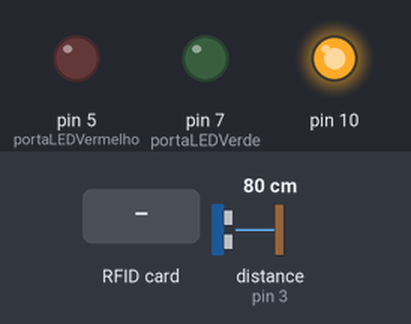
This sketch was run on a simulated Arduino Uno, built with avr-gcc and run on an emulated ATmega328P. Shown: output pins drawn as LEDs (lit = HIGH). The inputs (shaded band) are chosen by the test bench; at power-on: distance to the obstacle (sensor on pin 3) 80 cm. The echo pulse lasts 58.3 µs per cm; WiFi joins after 1.5 s; servers stay silent unless stated; no MQTT or app messages arrive unless stated; what the sketch prints to the serial monitor is not drawn.

Above: at 1.2 s.
1.3 s: RFID card 5E 7A 19 C4 held to the reader
At 2.1 s:
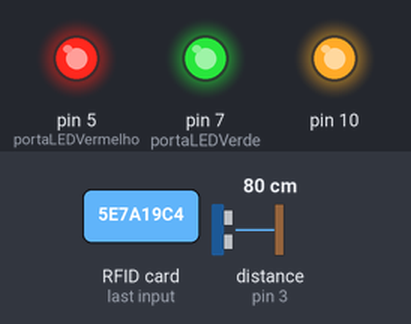
Timing chart, 0 to 4.3 s (numbered marks = the images above; inputs shaded):
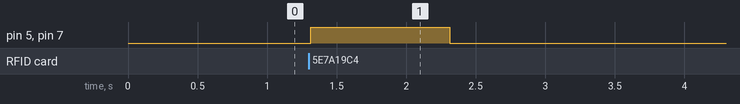

Measured:
- after the input at 1.3 s, pin 5 (portaLEDVermelho), pin 7 (portaLEDVerde): LOW → HIGH at once, → LOW 1.0 s later

The sketch:

moduloAmbiente1.ino
```cpp
#include <MFRC522.h>

#include <SPI.h>
#include <Ethernet.h>
#include <PubSubClient.h>
#include <Ultrasonic.h>


// configurações de rede
byte mac[]    = {  0xDE, 0xED, 0xBA, 0xFE, 0xFE, 0xED }; // endereço MAC
IPAddress ip(192, 168, 1, 120); // ip da interface de rede


// configurações MQTT
#define MQTT_BROKER  "192.168.1.100"  //URL do broker MQTT
#define MQTT_PORT  1883  // Porta do Broker MQTT
#define MQTT_ID  "ambiente_1"
#define MQTT_TOPICO_SUBSCRIBE_ACESSO "1-Ambiente-Acessando"     //escuta o que é publicado para o topica
#define MQTT_TOPICO_SUBSCRIBE_SAIDA "1-Ambiente-Saindo"     //escuta o que é publicado para o topica
#define MQTT_TOPICO_PUBLISH   "TagIdentificada"      //publica no topico
char message_buff[100];

// configurações RFID
constexpr uint8_t RST_PIN = 9;
constexpr uint8_t SS_PIN = 8;
MFRC522 mfrc522(SS_PIN, RST_PIN);  // instancia  MFRC522

// configurações SENSORES
int portaLDR = A5;

// configuração LEDS
int portaLEDVerde = 7;
int portaLEDVermelho = 5;

// configuração do sensor ultrasônico
#define pino_trigger 2
#define pino_echo 3
Ultrasonic ultrasonic(pino_trigger, pino_echo); //Inicializa o sensor nos pinos definidos acima


EthernetClient ethClient;
PubSubClient mqttClient(ethClient);

void setup() {
  // put your setup code here, to run once:
  Serial.begin(9600); // Inicia a serial
  SPI.begin();// Inicia  SPI bus
  pinMode(portaLEDVerde, OUTPUT);
  pinMode(portaLEDVermelho, OUTPUT);
  setupRfid();
  setupMqtt();
  setupEthernet();
  Serial.println("* Aproxime o cartão *");
}

// inicia o RFID
void setupRfid(){
  mfrc522.PCD_Init(); // Inicia MFRC522
 // mfrc522.PCD_DumpVersionToSerial();
}
// inicia o MQTT
void setupMqtt(){
  Serial.println("* MQTT");
  mqttClient.setServer(MQTT_BROKER, MQTT_PORT);
  mqttClient.setCallback(callbackMqtt);
}

// inicia a rede
void setupEthernet(){
  Serial.println("* ETHERNET ");
  Ethernet.begin(mac, ip);
  Serial.println(Ethernet.localIP());

}

// refaz a conexao com o broker
void reconectMqtt(){
  while (!mqttClient.connected())
    {
        Serial.println("* Tentando se conectar ao Broker MQTT: ");
        Serial.println(MQTT_BROKER);
        if (mqttClient.connect("1"))
        {
            Serial.println("Conectado com sucesso ao broker MQTT!");
            mqttClient.subscribe(MQTT_TOPICO_SUBSCRIBE_ACESSO);
            mqttClient.subscribe(MQTT_TOPICO_SUBSCRIBE_SAIDA);
        }
        else
        {
            Serial.println("Falha ao reconectar no broker.");
            Serial.println("Havera nova tentatica de conexao em 2s");
            delay(2000);
        }
    }
}

// recebe os dados do broker
void callbackMqtt(char* topic, byte* payload, unsigned int length) {
  Serial.println("MENSAGEM RECEBIDA");
  String resposta = "";
  for (int i=0;i<length;i++) {
    resposta += (char)payload[i];
  }

  if (resposta == "True"){
    Serial.println("True");
    acendeLedVerde();
  }else{
    Serial.println("False");
    acendeLedVermelho();
  }
}

// envia as informações para o broker
void enviaInformacoes(String msg){
  Serial.println("MENSAGEM ENVIADA");
  msg.toCharArray(message_buff, msg.length()+1);
  mqttClient.publish(MQTT_TOPICO_PUBLISH,message_buff);

}

// retorna o valor do sensor de luminosidade (quanto maior o valor menos luminosidade tem no ambiente)
float getValorLuminosidade(){
  int valor = analogRead(portaLDR);
  return map(valor,0,1023,0,255);
}

// pega o valor do sensor ultrasônico em centímetros
float getValorSensorUltrasonico(){
    long microsec = ultrasonic.timing();
    return ultrasonic.convert(microsec, Ultrasonic::CM);
}

// acende o led verde por 3 segundos
void acendeLedVerde(){
  digitalWrite(portaLEDVerde, HIGH);

  delay(3000);

  digitalWrite(portaLEDVerde, LOW);
}

// acende o led vermelho por 3 segundos
void acendeLedVermelho(){
  digitalWrite(portaLEDVermelho, HIGH);

  delay(3000);

  digitalWrite(portaLEDVermelho, LOW);
}

// acende todos os leds
void acendeAllLeds(){
  digitalWrite(portaLEDVermelho, HIGH);
  digitalWrite(portaLEDVerde, HIGH);
  delay(1000);
  digitalWrite(portaLEDVermelho, LOW);
  digitalWrite(portaLEDVerde, LOW);

}
void loop() {
  // verificando a conexao com o mqtt
  if (!mqttClient.connected()) {
    reconectMqtt(); // reconeccao do mqtt
  }

  // Look for new cards
  if (mfrc522.PICC_IsNewCardPresent() and mfrc522.PICC_ReadCardSerial())
  {
    String conteudo= "";
    byte letra;
    for (byte i = 0; i < mfrc522.uid.size; i++)
    {
       //Serial.print(mfrc522.uid.uidByte[i] < 0x10 ? " 0" : "");
       //Serial.print(mfrc522.uid.uidByte[i], HEX);
       conteudo.concat(String(mfrc522.uid.uidByte[i] < 0x10 ? "0" : ""));
       conteudo.concat(String(mfrc522.uid.uidByte[i], HEX));
    }
    acendeAllLeds();
    float valorSensorUltrasonico = getValorSensorUltrasonico();
    Serial.println(valorSensorUltrasonico);
    float valorSensorLuminosidade = getValorLuminosidade();
    Serial.println(valorSensorLuminosidade);
    String pubInfo = "{\"ambiente\": \"1\",\"usuario\": \""+conteudo+"\" , \"contexto\" : {\"1\":"+valorSensorLuminosidade+",\"2\":"+valorSensorUltrasonico+"}}";
    enviaInformacoes(pubInfo);
    delay(5000);
  }

  mqttClient.loop();

}
```
